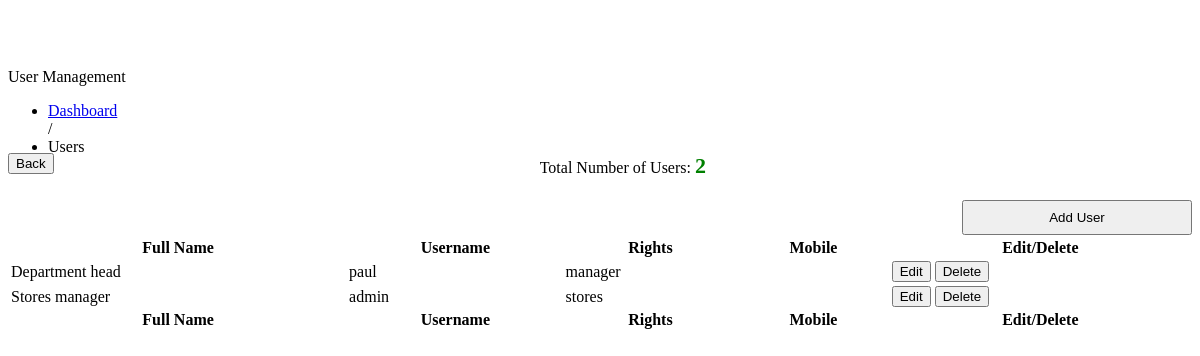
The app's page /main/usermanagement.php with its own data.
### tables this page shows
CREATE TABLE `user` (
  `id` int(11) NOT NULL AUTO_INCREMENT,
  `username` varchar(100) NOT NULL,
  `password` varchar(100) NOT NULL,
  `name` varchar(100) NOT NULL,
  `position` varchar(100) NOT NULL,
  `departmentid` varchar(45) DEFAULT NULL,
  `deleted` bit(1) NOT NULL DEFAULT b'0',
  `mobile` varchar(45) DEFAULT NULL,
  PRIMARY KEY (`id`)
);

### main/usermanagement.php (the view, shortened to what this page needs)
<?php
include('../connect.php');
?>
<link rel="stylesheet" type="text/css" href="datatables/css/jquery.dataTables.min.css">
<link rel="stylesheet" type="text/css" href="datatables/css/buttons.dataTables.min.css">
<link rel="stylesheet" type="text/css" href="tcal.css" />
<link href="facebox/facebox.css" media="screen" rel="stylesheet" type="text/css" />
<div class="span10">
    <div class="contentheader">
        <i class="icon-group"></i> User Management
    </div>
    <ul class="breadcrumb">
        <li><a href="index.php?page=Dashboardhtml">Dashboard</a></li> /
        <li class="active">Users</li>
    </ul>
    <div style="margin-top: -19px; margin-bottom: 21px;">
        <a  href="index.php?page=Dashboardhtml"><button class="btn btn-default btn-large" style="float: left;"><i class="icon icon-circle-arrow-left icon-large"></i> Back</button></a>
        <?php
        $sessionuser = $_SESSION['SESS_FIRST_NAME'];
        $result = $db->prepare("SELECT * FROM user WHERE deleted='0' and username<>'$sessionuser' ORDER BY id DESC");
        $result->execute();
        $rowcount = $result->rowcount();
        ?>
        <div style="text-align:center;">
            Total Number of Users: <font color="green" style="font:bold 22px 'Aleo';"><?php echo $rowcount; ?></font>
        </div>
    </div>
    <a rel="facebox" href="adduser.php"><Button type="submit" class="btn btn-info" style="float:right; width:230px; height:35px;" /><i class="icon-plus-sign icon-large"></i> Add User</button></a><br><br>
    <table id="datatable" class="display wrap" style="width:100%">
        <thead>
            <tr>
                <th> Full Name </th>
                <th> Username </th>
                <th> Rights</th>
                <th> Mobile</th>
                <th>Edit/Delete</th>
            </tr>
        </thead>
        <tbody>
            <?php
            $result = $db->prepare("SELECT * FROM user WHERE deleted='0' and username<>'$sessionuser' ORDER BY id DESC");
            $result->execute();
            for ($i = 0; $row = $result->fetch(); $i++) {
                ?>
                <tr class="record">
                    <td><?php echo $row['name']; ?></td>
                    <td><?php echo $row['username']; ?></td>
                    <td><?php echo $row['position']; ?></td>
                    <td><?php echo $row['mobile']; ?></td>
                    <td><a  title="Click To Edit User" rel="facebox" href="edituser.php?id=<?php echo $row['id']; ?>"><button class="btn btn-warning btn-mini"><i class="icon-edit"></i> Edit </button></a>
                        <a href="#" id="<?php echo $row['id']; ?>" class="delbutton" title="Click To Delete"><button class="btn btn-danger btn-mini"><i class="icon-trash"></i> Delete</button></a></td>
                </tr>
                <?php
            }
            ?>
        </tbody>
        <tfoot>
            <tr>
                <th> Full Name </th>
                <th> Username </th>
                <th> Rights</th>
                <th> Mobile</th>
                <th>Edit/Delete</th>
            </tr>
        </tfoot>
    </table>
</div>

### records on screen
user: name "Department head", username "paul", position "manager"
user: name "Stores manager", username "admin", position "stores"

### other values on screen
$rowcount "2"
